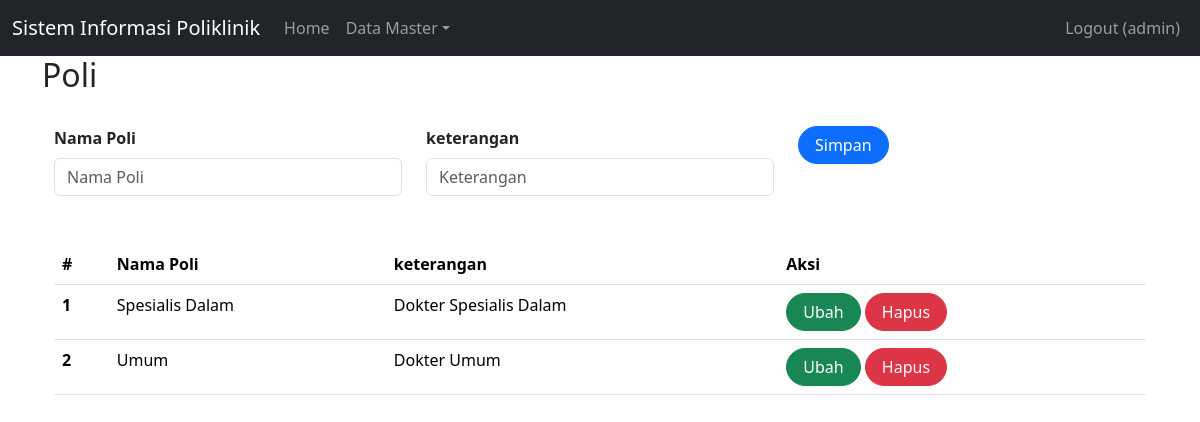
/index.php?page=poli (signed in), run on the app's committed database.
### tables this page shows
CREATE TABLE `poli` (
  `id` int(11) UNSIGNED NOT NULL,
  `nama_poli` varchar(25) NOT NULL,
  `keterangan` text NOT NULL
);

### poli.php (the view, shortened to what this page needs)
<h2>Poli</h2>
<br>
<div class="container">
    <form class="form row" method="POST" action="" name="myForm" onsubmit="return(validate());">
        <?php
        $nama_poli = '';
        $keterangan = '';
        ?>
        <div class="col">
        <label for="inputNama" class="form-label fw-bold">
            Nama Poli
        </label>
        <input type="varchar" class="form-control" name="nama_poli" id="inputNama_obat" placeholder="Nama Poli" value="<?php echo $nama_poli ?>">
        </div>
        <div class="col">
            <label for="inputAlamat" class="form-label fw-bold">
                keterangan
            </label>
            <input type="text" class="form-control" name="keterangan" id="inputKeterangan" placeholder="Keterangan" value="<?php echo $keterangan ?>">
        </div>
        <div class="col">
            <button type="submit" class="btn btn-primary rounded-pill px-3" name="simpan">Simpan</button>
        </div>
    </form>
    <br>
    <br>
    <table class="table table-hover">
        <thead>
            <tr>
                <th scope="col">#</th>
                <th scope="col">Nama Poli</th>
                <th scope="col">keterangan</th>
                <th scope="col">Aksi</th>
            </tr>
        </thead>
        <tbody>
            <?php
            $result = mysqli_query($mysqli, "SELECT * FROM poli");
            $no = 1;
            while ($data = mysqli_fetch_array($result)) {
            ?>
                <tr>
                    <th scope="row"><?php echo $no++ ?></th>
                    <td><?php echo $data['nama_poli'] ?></td>
                    <td><?php echo $data['keterangan'] ?></td>
                    <td>
                        <a class="btn btn-success rounded-pill px-3" href="index.php?page=poli&id=<?php echo $data['id'] ?>">Ubah</a>
                        <a class="btn btn-danger rounded-pill px-3" href="index.php?page=poli&id=<?php echo $data['id'] ?>&aksi=hapus">Hapus</a>
                    </td>
                </tr>
            <?php
            }
            ?>
        </tbody>
    </table>

### data on the page
poli: nama_poli "Spesialis Dalam", keterangan "Dokter Spesialis Dalam"
poli: nama_poli "Umum", keterangan "Dokter Umum"

### other printed values
$_SESSION['username'] "admin"
